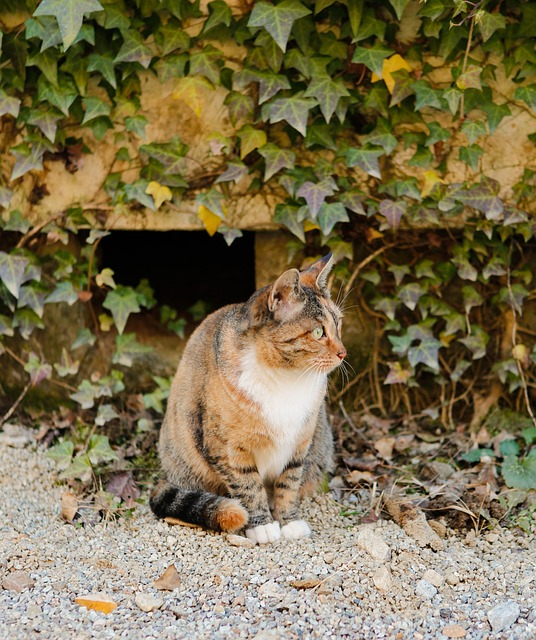
#> input picture img.jpg, 536 x 640 px
$ jupyter execute '09. 이미지 회전.ipynb'
#> lines starting #> are read from the running program, lines starting #| are printed output that depends on the picture
# 9. 이미지 회전

## 시계 방향 90도 회전

[cell 1]
import cv2
img = cv2.imread('img.jpg')
#> img is the input picture: shape (640, 536, 3); mean B, G, R 76.5, 110.4, 122.6

rotate_90 = cv2.rotate(img, cv2.ROTATE_90_CLOCKWISE) # 시계 방향으로 90도 회전
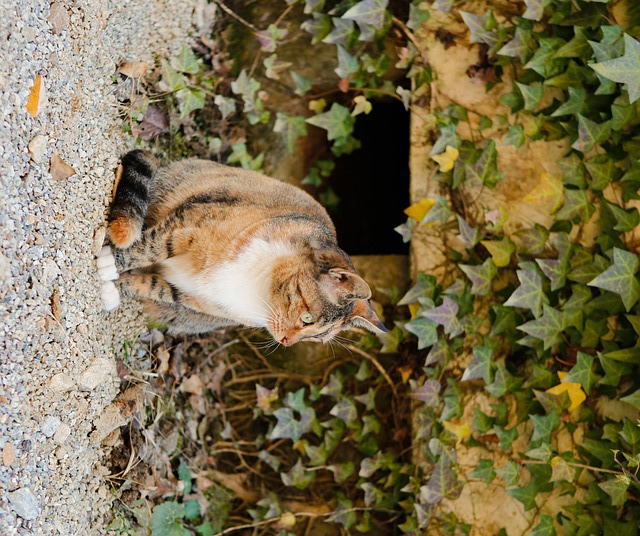
#> rotate_90: shape (536, 640, 3); mean B, G, R 76.5, 110.4, 122.6

cv2.imshow('img', img)
cv2.imshow('rotate_90', rotate_90)

cv2.waitKey(0)
cv2.destroyAllWindows()
cv2.waitKey(1)

## 180도 회전

[cell 2]
import cv2
img = cv2.imread('img.jpg')

rotate_180 = cv2.rotate(img, cv2.ROTATE_180) # 시계 방향으로 90도 회전
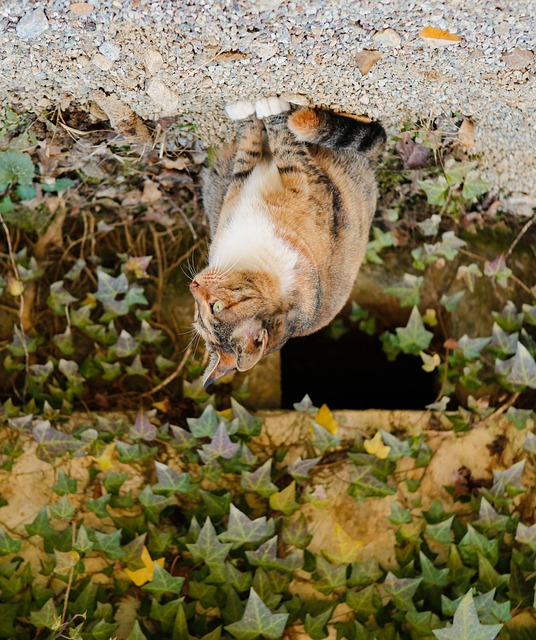
#> rotate_180: shape (640, 536, 3); mean B, G, R 76.5, 110.4, 122.6

cv2.imshow('img', img)
cv2.imshow('rotate_180', rotate_180)

cv2.waitKey(0)
cv2.destroyAllWindows()
cv2.waitKey(1)

## 시계 반대 방향으로 90도 회전(시계 방향 270도 회전)

[cell 3]
import cv2
img = cv2.imread('img.jpg')

rotate_270 = cv2.rotate(img, cv2.ROTATE_90_COUNTERCLOCKWISE) # 시계 반대 방향으로 90도 회전
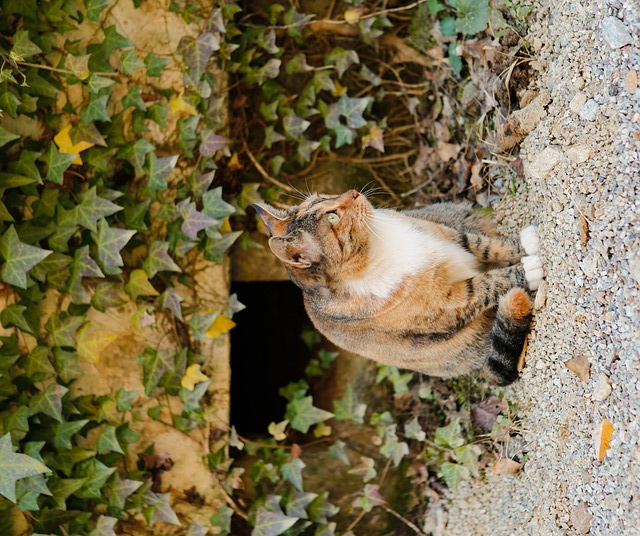
#> rotate_270: shape (536, 640, 3); mean B, G, R 76.5, 110.4, 122.6

cv2.imshow('img', img)
cv2.imshow('rotate_270', rotate_270)

cv2.waitKey(0)
cv2.destroyAllWindows()
cv2.waitKey(1)

$ run again, with newspaper.jpg copied over img.jpg
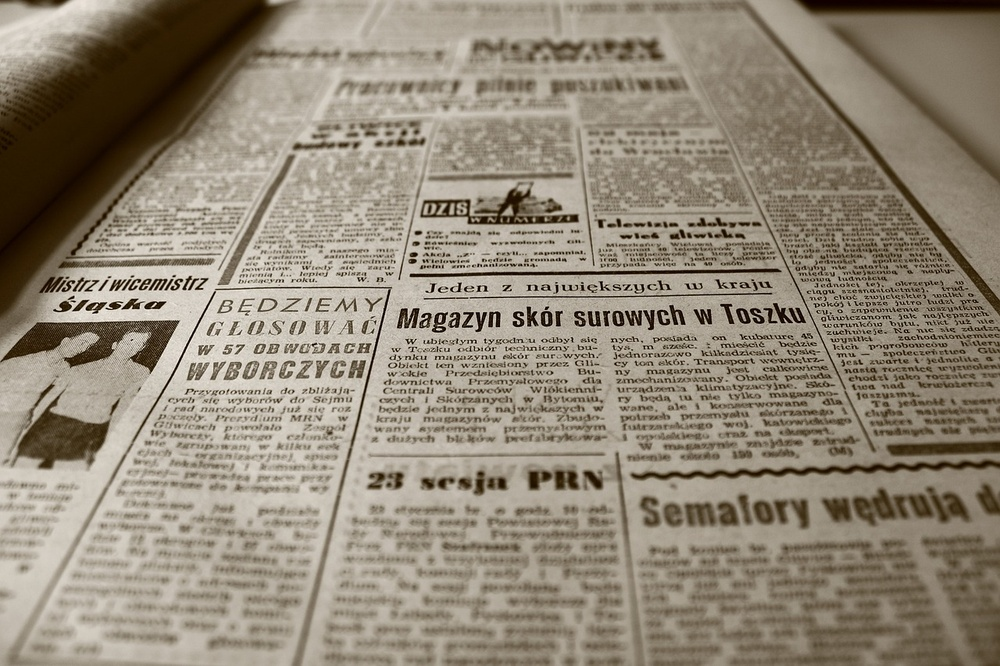
#> input picture newspaper.jpg, 1000 x 666 px, shrunk from 1280 x 853 before the run
#> img is the input picture: shape (666, 1000, 3); mean B, G, R 118.6, 135.2, 145.4
#> `rotate_180 = cv2.rotate(img, cv2.ROTATE_180)`:
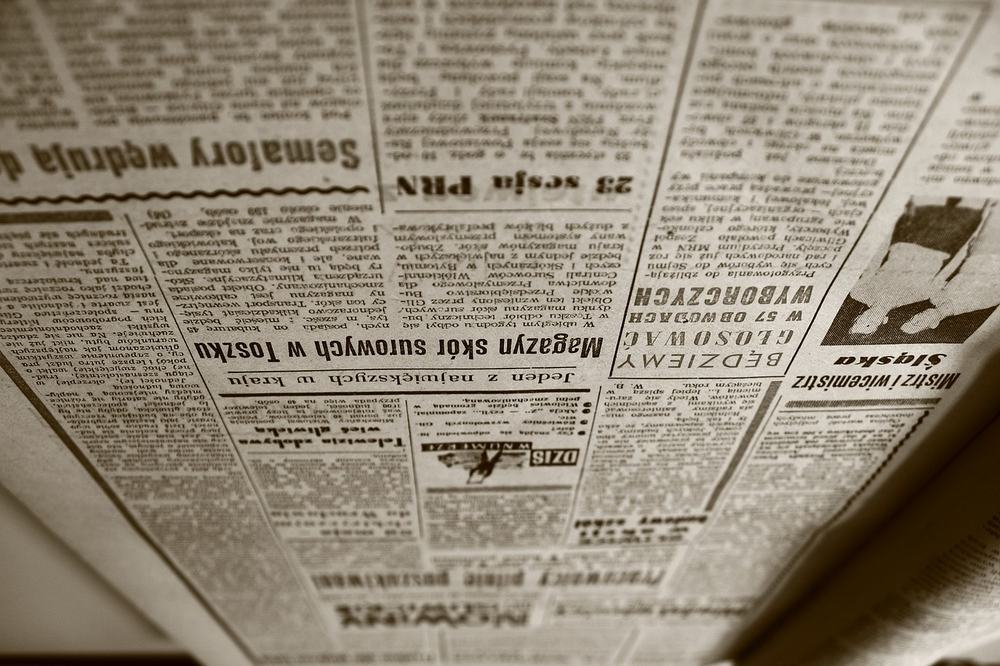
#> rotate_180: shape (666, 1000, 3); mean B, G, R 118.6, 135.2, 145.4
#> `rotate_270 = cv2.rotate(img, cv2.ROTATE_90_COUNTERCLOCKWISE)`:
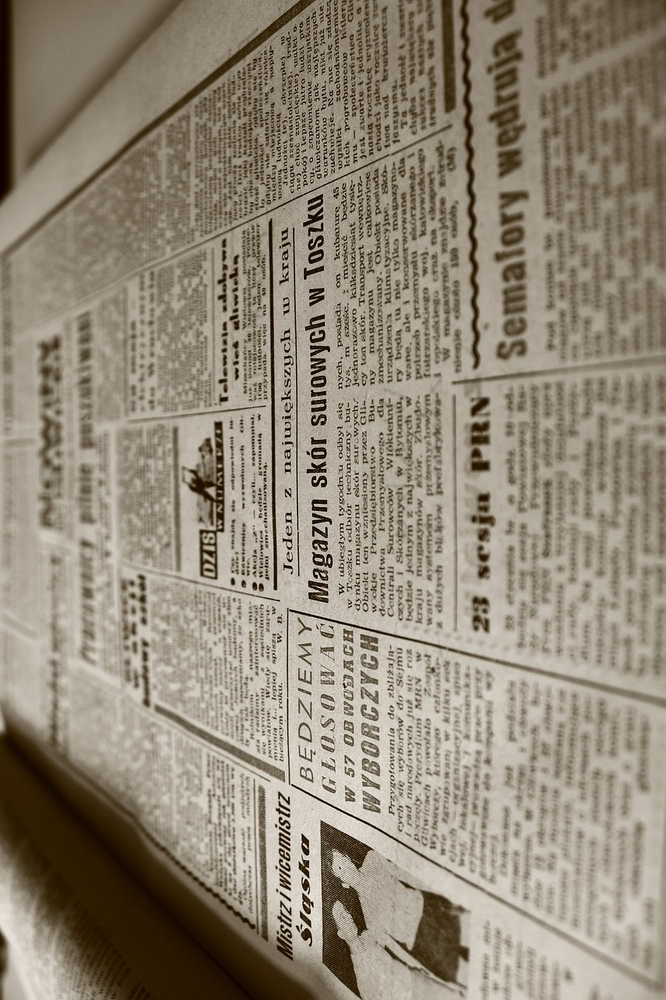
#> rotate_270: shape (1000, 666, 3); mean B, G, R 118.6, 135.2, 145.4
